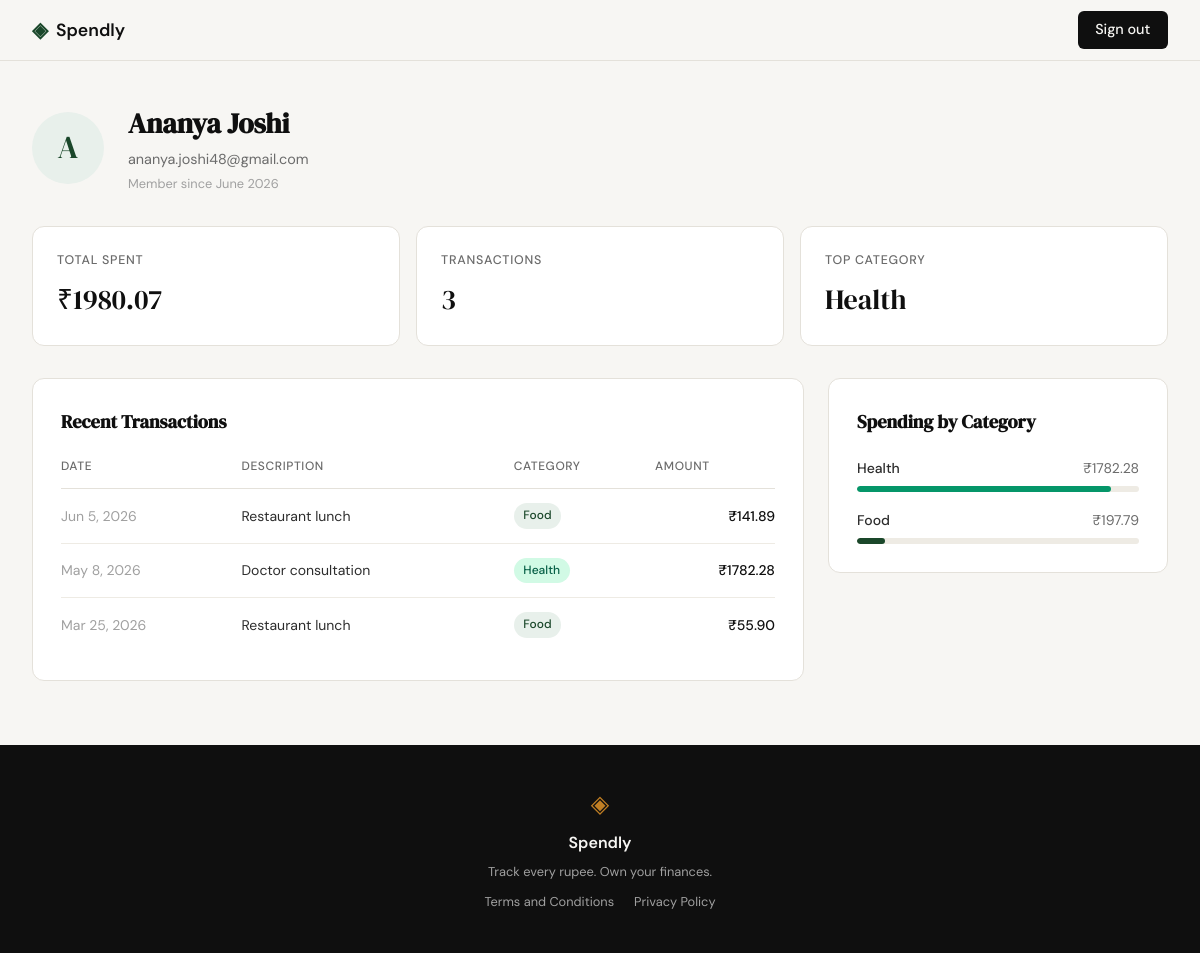
The app's page /profile (signed in), older data.
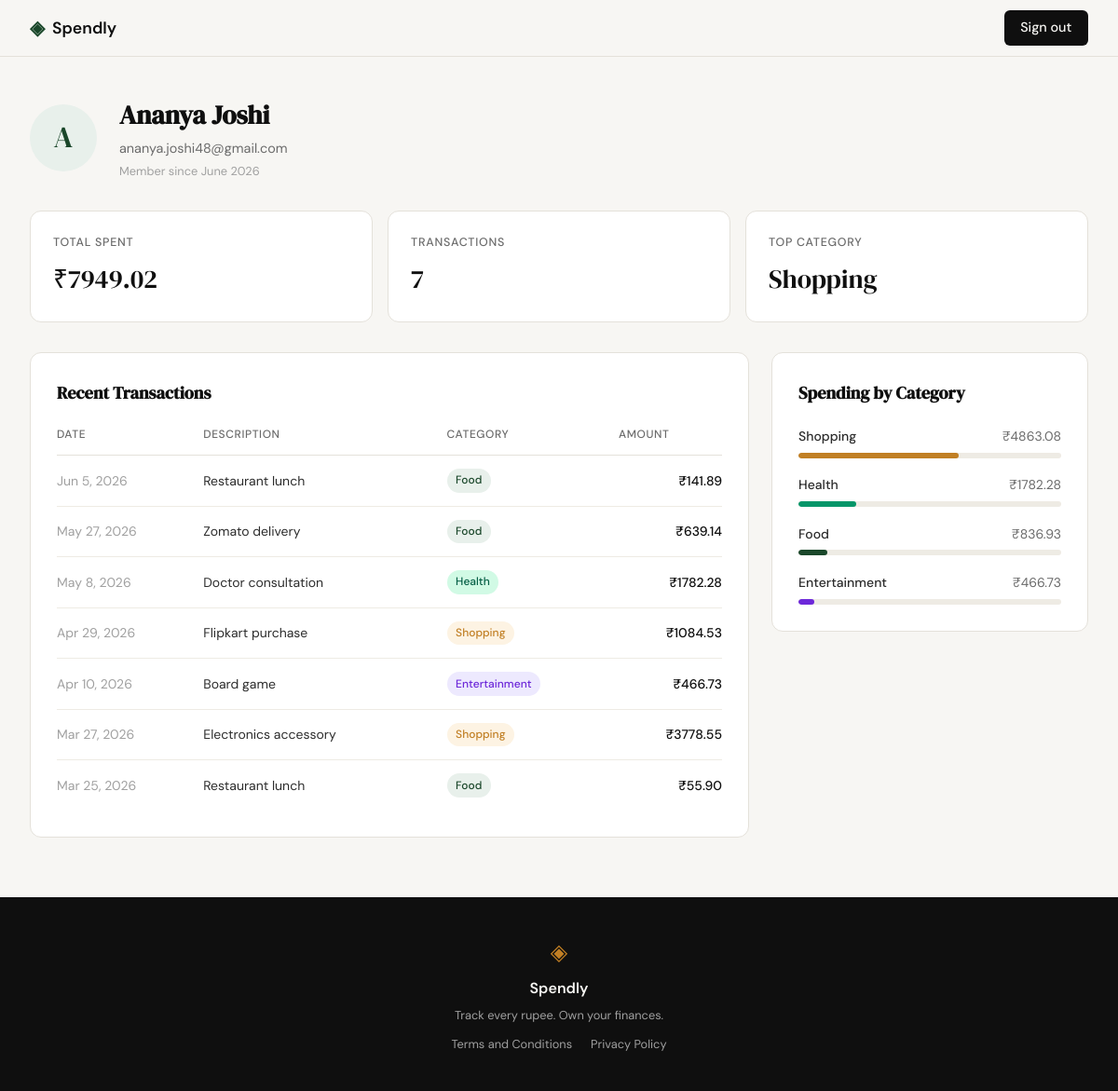
The same page, newer data.
### tables this page shows
CREATE TABLE users (
            id            INTEGER PRIMARY KEY AUTOINCREMENT,
            name          TEXT    NOT NULL,
            email         TEXT    NOT NULL UNIQUE,
            password_hash TEXT    NOT NULL,
            created_at    TEXT    DEFAULT (datetime('now'))
        );

CREATE TABLE expenses (
            id          INTEGER PRIMARY KEY AUTOINCREMENT,
            user_id     INTEGER NOT NULL REFERENCES users(id),
            amount      REAL    NOT NULL,
            category    TEXT    NOT NULL,
            date        TEXT    NOT NULL,
            description TEXT,
            created_at  TEXT    DEFAULT (datetime('now'))
        );

### app.py (the view)
@app.route("/profile")
def profile():
    if not session.get("user_id"):
        return redirect(url_for("login"))
    user = queries.get_user_by_id(session["user_id"])
    if not user:
        session.clear()
        return redirect(url_for("login"))
    stats       = queries.get_summary_stats(session["user_id"])
    expenses    = queries.get_recent_transactions(session["user_id"])
    categories  = queries.get_category_breakdown(session["user_id"])
    return render_template(
        "profile.html",
        user=user,
        member_since=user["member_since"],
        stats=stats,
        expenses=expenses,
        categories=categories,
    )

### database/db.py (called while the page is built)
def get_db():
    conn = sqlite3.connect(DB_PATH)
    conn.row_factory = sqlite3.Row
    conn.execute("PRAGMA foreign_keys = ON")
    return conn

### database/queries.py (called while the page is built)
def get_user_by_id(user_id):
    conn = get_db()
    try:
        row = conn.execute(
            "SELECT id, name, email, created_at FROM users WHERE id = ?",
            (user_id,),
        ).fetchone()
    finally:
        conn.close()
    if row is None:
        return None
    member_since = datetime.strptime(row["created_at"][:10], "%Y-%m-%d").strftime("%B %Y")
    return {
        "id":           row["id"],
        "name":         row["name"],
        "email":        row["email"],
        "created_at":   row["created_at"],
        "member_since": member_since,
    }

def get_summary_stats(user_id):
    conn = get_db()
    try:
        totals = conn.execute(
            "SELECT COALESCE(SUM(amount), 0) AS total, COUNT(*) AS cnt FROM expenses WHERE user_id = ?",
            (user_id,),
        ).fetchone()
        top = conn.execute(
            "SELECT category FROM expenses WHERE user_id = ? GROUP BY category ORDER BY SUM(amount) DESC LIMIT 1",
            (user_id,),
        ).fetchone()
    finally:
        conn.close()
    return {
        "total_spent":  f"₹{totals['total']:.2f}",
        "transactions": totals["cnt"],
        "top_category": top["category"] if top else "—",
    }

def get_recent_transactions(user_id, limit=10):
    conn = get_db()
    try:
        rows = conn.execute(
            "SELECT date, description, category, amount FROM expenses"
            " WHERE user_id = ? ORDER BY date DESC, id DESC LIMIT ?",
            (user_id, limit),
        ).fetchall()
    finally:
        conn.close()
    result = []
    for row in rows:
        display_date = datetime.strptime(row["date"], "%Y-%m-%d").strftime("%b %-d, %Y")
        result.append({
            "date":        display_date,
            "description": row["description"],
            "category":    row["category"],
            "amount":      f"₹{row['amount']:.2f}",
        })
    return result

### templates/profile.html (shortened to what this page needs)
{% extends "base.html" %}
{% block head %}
<link rel="stylesheet" href="{{ url_for('static', filename='css/profile.css') }}">
{% endblock %}
{% block content %}
<div class="profile-page">
    <section class="profile-header">
        <div class="profile-avatar">{{ user.name[0].upper() }}</div>
        <div class="profile-meta">
            <h1 class="profile-name">{{ user.name }}</h1>
            <p class="profile-email">{{ user.email }}</p>
            <p class="profile-since">Member since {{ member_since }}</p>
        </div>
    </section>
    <section class="stats-row">
        <div class="stat-card">
            <span class="stat-label">Total Spent</span>
            <span class="stat-value">{{ stats.total_spent }}</span>
        </div>
        <div class="stat-card">
            <span class="stat-label">Transactions</span>
            <span class="stat-value">{{ stats.transactions }}</span>
        </div>
        <div class="stat-card">
            <span class="stat-label">Top Category</span>
            <span class="stat-value">{{ stats.top_category }}</span>
        </div>
    </section>
    <div class="profile-grid">
        <section class="profile-card transactions-card">
            <h2 class="card-title">Recent Transactions</h2>
            <table class="txn-table">
                <thead>
                    <tr>
                        <th>Date</th>
                        <th>Description</th>
                        <th>Category</th>
                        <th class="amount-col">Amount</th>
                    </tr>
                </thead>
                <tbody>
                    {% for txn in expenses %}
                    <tr>
                        <td class="txn-date">{{ txn.date }}</td>
                        <td class="txn-desc">{{ txn.description }}</td>
                        <td><span class="badge badge-{{ txn.category | lower }}">{{ txn.category }}</span></td>
                        <td class="txn-amount">{{ txn.amount }}</td>
                    </tr>
                    {% endfor %}
                </tbody>
            </table>
        </section>
        <section class="profile-card breakdown-card">
            <h2 class="card-title">Spending by Category</h2>
            <ul class="breakdown-list">
                {% for cat in categories %}
                <li class="breakdown-row">
                    <div class="breakdown-meta">
                        <span class="breakdown-name">{{ cat.name }}</span>
                        <span class="breakdown-amount">{{ cat.amount }}</span>
                    </div>
                    <div class="breakdown-track">
                        <div class="breakdown-bar breakdown-bar-{{ cat.name | lower }}"
                             style="width: {{ cat.pct }}%"></div>
                    </div>
                </li>
                {% endfor %}
            </ul>
        </section>
    </div>
</div>
{% endblock %}

### templates/base.html (shortened to what this page needs)
<!DOCTYPE html>
<html lang="en">
<head>
    <link rel="stylesheet" href="{{ url_for('static', filename='css/style.css') }}">
    {% block head %}{% endblock %}
</head>
<body>
    <nav class="navbar">
        <div class="nav-inner">
            <a href="{{ url_for('landing') }}" class="nav-brand">
                <span class="brand-icon">◈</span>
                <span class="brand-name">Spendly</span>
            </a>
            <div class="nav-links">
                {% if session.get('user_id') %}
                <a href="{{ url_for('logout') }}" class="nav-cta">Sign out</a>
                {% else %}
                <a href="{{ url_for('login') }}">Sign in</a>
                <a href="{{ url_for('register') }}" class="nav-cta">Get started</a>
                {% endif %}
            </div>
        </div>
    </nav>
    <main class="main-content">
        {% block content %}{% endblock %}
    </main>
    <footer class="footer">
        <div class="footer-inner">
            <span class="brand-icon">◈</span>
            <span class="footer-name">Spendly</span>
            <p class="footer-copy">Track every rupee. Own your finances.</p>
            <div class="footer-links">
                <a href="/terms">Terms and Conditions</a>
                <a href="/privacy">Privacy Policy</a>
            </div>
        </div>
    </footer>
</body>
</html>

### static/css/style.css (style rules this page uses)
:root { --ink: #0f0f0f; --ink-soft: #2d2d2d; --ink-muted: #6b6b6b; --ink-faint: #a0a0a0; --paper: #f7f6f3; --paper-warm: #f0ede6; --paper-card: #ffffff; --accent: #1a472a; --accent-light: #e8f0eb; --accent-2: #c17f24; --accent-2-light: #fdf3e3; --danger: #c0392b; --danger-light: #fdecea; --border: #e4e1da; --border-soft: #eeebe4; --font-display: 'DM Serif Display', Georgia, serif; --font-body: 'DM Sans', system-ui, sans-serif; --max-width: 1200px; --auth-width: 440px; --radius-sm: 6px; --radius-md: 12px; --radius-lg: 20px; }
*, *::before, *::after { box-sizing: border-box; margin: 0; padding: 0; }
html { font-size: 16px; scroll-behavior: smooth; }
body { background: var(--paper); color: var(--ink); font-family: var(--font-body); font-size: 1rem; line-height: 1.6; -webkit-font-smoothing: antialiased; }
a { color: inherit; text-decoration: none; }
.navbar { position: sticky; top: 0; z-index: 100; background: var(--paper); border-bottom: 1px solid var(--border); padding: 0 2rem; }
.nav-inner { max-width: var(--max-width); margin: 0 auto; height: 60px; display: flex; align-items: center; justify-content: space-between; }
.nav-brand { display: flex; align-items: center; gap: 0.5rem; font-family: var(--font-body); font-weight: 600; font-size: 1.1rem; color: var(--ink); }
.brand-icon { color: var(--accent); font-size: 1.3rem; }
.brand-name { color: var(--ink); }
.nav-links { display: flex; align-items: center; gap: 1.5rem; font-size: 0.9rem; font-weight: 500; }
.nav-links a { color: var(--ink-muted); transition: color 0.2s; }
.nav-cta { background: var(--ink) !important; color: var(--paper) !important; padding: 0.45rem 1.1rem; border-radius: var(--radius-sm); transition: background 0.2s !important; }
.main-content { min-height: calc(100vh - 60px - 100px); }
.footer { background: var(--ink); color: var(--paper); padding: 2.5rem 2rem; text-align: center; }
.footer-inner { display: flex; flex-direction: column; align-items: center; gap: 0.4rem; }
.footer .brand-icon { color: var(--accent-2); font-size: 1.5rem; }
.footer-name { font-weight: 600; font-size: 1rem; }
.footer-copy { font-size: 0.8rem; color: var(--ink-faint); }
.footer-links { display: flex; gap: 1.25rem; margin-top: 0.25rem; }
.footer-links a { font-size: 0.8rem; color: var(--ink-faint); transition: color 0.2s; }

Row changes from the older to the newer data that the page shows:
added expenses: date "May 27, 2026", description "Zomato delivery", category "Food", amount "₹639.14"
shown differently, row unchanged: expenses "May 8, 2026": top_category "Health" → (not shown)
added expenses: date "Apr 29, 2026", description "Flipkart purchase", category "Shopping", amount "₹1084.53"
added expenses: date "Apr 10, 2026", description "Board game", category "Entertainment", amount "₹466.73"
added expenses: date "Mar 27, 2026", description "Electronics accessory", category "Shopping", amount "₹3778.55"
Text that changed along with them:
{{ stats.total_spent }}: "₹1980.07" → "₹7949.02"
{{ stats.transactions }}: "3" → "7"
{{ stats.top_category }}: (not shown) → "Shopping"
{{ cat.pct }}: 90 → 22 (drawn)
new list line: "Shopping ₹4863.08"
new list line: "Food ₹836.93"
new list line: "Entertainment ₹466.73"
list line gone: "Food ₹197.79"
